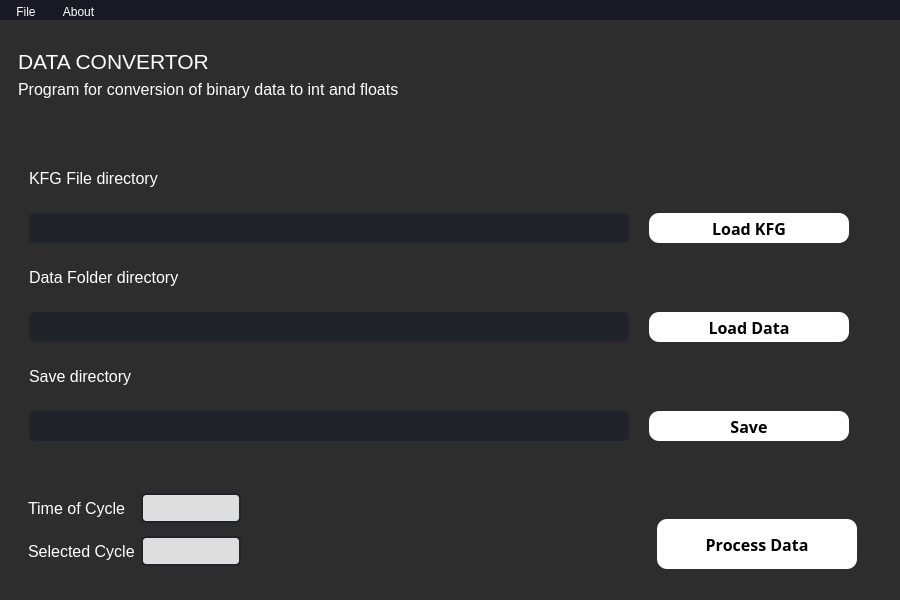
<?xml version="1.0" encoding="UTF-8"?>
<ui version="4.0">
 <class>MainWindow</class>
 <widget class="QMainWindow" name="MainWindow">
  <property name="geometry">
   <rect>
    <x>0</x>
    <y>0</y>
    <width>900</width>
    <height>600</height>
   </rect>
  </property>
  <property name="sizePolicy">
   <sizepolicy hsizetype="Preferred" vsizetype="Preferred">
    <horstretch>0</horstretch>
    <verstretch>0</verstretch>
   </sizepolicy>
  </property>
  <property name="minimumSize">
   <size>
    <width>900</width>
    <height>600</height>
   </size>
  </property>
  <property name="maximumSize">
   <size>
    <width>900</width>
    <height>600</height>
   </size>
  </property>
  <property name="windowTitle">
   <string>MainWindow</string>
  </property>
  <widget class="QWidget" name="centralwidget">
   <layout class="QGridLayout" name="gridLayout">
    <property name="leftMargin">
     <number>0</number>
    </property>
    <property name="topMargin">
     <number>0</number>
    </property>
    <property name="rightMargin">
     <number>0</number>
    </property>
    <property name="bottomMargin">
     <number>0</number>
    </property>
    <property name="spacing">
     <number>0</number>
    </property>
    <item row="0" column="0">
     <widget class="QFrame" name="frame">
      <property name="minimumSize">
       <size>
        <width>0</width>
        <height>350</height>
       </size>
      </property>
      <property name="styleSheet">
       <string notr="true">background-color: rgb(45, 45,45);</string>
      </property>
      <property name="frameShape">
       <enum>QFrame::NoFrame</enum>
      </property>
      <property name="frameShadow">
       <enum>QFrame::Raised</enum>
      </property>
      <layout class="QVBoxLayout" name="verticalLayout">
       <item alignment="Qt::AlignTop">
        <widget class="QFrame" name="frame_2">
         <property name="frameShape">
          <enum>QFrame::NoFrame</enum>
         </property>
         <property name="frameShadow">
          <enum>QFrame::Raised</enum>
         </property>
         <layout class="QVBoxLayout" name="verticalLayout_2">
          <property name="leftMargin">
           <number>9</number>
          </property>
          <property name="topMargin">
           <number>20</number>
          </property>
          <property name="bottomMargin">
           <number>20</number>
          </property>
          <item>
           <widget class="QLabel" name="label_11">
            <property name="maximumSize">
             <size>
              <width>16777215</width>
              <height>30</height>
             </size>
            </property>
            <property name="font">
             <font>
              <pointsize>16</pointsize>
             </font>
            </property>
            <property name="styleSheet">
             <string notr="true">color: rgb(255, 255, 255);</string>
            </property>
            <property name="text">
             <string>DATA CONVERTOR</string>
            </property>
            <property name="alignment">
             <set>Qt::AlignLeading|Qt::AlignLeft|Qt::AlignTop</set>
            </property>
           </widget>
          </item>
          <item>
           <widget class="QLabel" name="label_10">
            <property name="maximumSize">
             <size>
              <width>16777215</width>
              <height>30</height>
             </size>
            </property>
            <property name="font">
             <font>
              <pointsize>12</pointsize>
             </font>
            </property>
            <property name="styleSheet">
             <string notr="true">color: rgb(255, 255, 255);</string>
            </property>
            <property name="text">
             <string>Program for conversion of binary data to int and floats</string>
            </property>
            <property name="alignment">
             <set>Qt::AlignLeading|Qt::AlignLeft|Qt::AlignTop</set>
            </property>
           </widget>
          </item>
         </layout>
        </widget>
       </item>
       <item>
        <widget class="QFrame" name="frame_3">
         <property name="minimumSize">
          <size>
           <width>0</width>
           <height>0</height>
          </size>
         </property>
         <property name="maximumSize">
          <size>
           <width>16777215</width>
           <height>400</height>
          </size>
         </property>
         <property name="frameShape">
          <enum>QFrame::NoFrame</enum>
         </property>
         <property name="frameShadow">
          <enum>QFrame::Raised</enum>
         </property>
         <layout class="QFormLayout" name="formLayout">
          <property name="horizontalSpacing">
           <number>20</number>
          </property>
          <property name="verticalSpacing">
           <number>25</number>
          </property>
          <property name="leftMargin">
           <number>20</number>
          </property>
          <property name="topMargin">
           <number>10</number>
          </property>
          <property name="rightMargin">
           <number>0</number>
          </property>
          <property name="bottomMargin">
           <number>20</number>
          </property>
          <item row="0" column="0">
           <widget class="QLabel" name="label_12">
            <property name="font">
             <font>
              <pointsize>12</pointsize>
             </font>
            </property>
            <property name="styleSheet">
             <string notr="true">color: rgb(255, 255, 255);</string>
            </property>
            <property name="text">
             <string>KFG File directory</string>
            </property>
            <property name="alignment">
             <set>Qt::AlignLeading|Qt::AlignLeft|Qt::AlignVCenter</set>
            </property>
           </widget>
          </item>
          <item row="0" column="1">
           <widget class="QLabel" name="label_3">
            <property name="text">
             <string/>
            </property>
           </widget>
          </item>
          <item row="1" column="0">
           <widget class="QLineEdit" name="LoadEditKFG">
            <property name="minimumSize">
             <size>
              <width>600</width>
              <height>30</height>
             </size>
            </property>
            <property name="styleSheet">
             <string notr="true">QLineEdit {
	background-color: rgb(32, 36, 42);
	border-radius: 5px;
	color: rgb(255, 170, 0);
	border: 2px solid rgb(33, 37, 43);
	padding-left: 10px;
	selection-color: rgb(255, 255, 255);
	selection-background-color: rgb(255, 121, 198);
}
QLineEdit:hover {
	border: 2px solid rgb(64, 71, 88);
}
QLineEdit:focus {
	border: 2px solid rgb(91, 101, 124);
}
</string>
            </property>
           </widget>
          </item>
          <item row="1" column="1">
           <widget class="QPushButton" name="btn_load_KFG">
            <property name="minimumSize">
             <size>
              <width>100</width>
              <height>30</height>
             </size>
            </property>
            <property name="maximumSize">
             <size>
              <width>200</width>
              <height>30</height>
             </size>
            </property>
            <property name="sizeIncrement">
             <size>
              <width>0</width>
              <height>0</height>
             </size>
            </property>
            <property name="baseSize">
             <size>
              <width>0</width>
              <height>0</height>
             </size>
            </property>
            <property name="font">
             <font>
              <family>Arial Black</family>
              <pointsize>12</pointsize>
              <weight>75</weight>
              <italic>false</italic>
              <bold>true</bold>
              <underline>false</underline>
              <strikeout>false</strikeout>
              <kerning>false</kerning>
             </font>
            </property>
            <property name="styleSheet">
             <string notr="true">QPushButton {
	
	background-color: rgb(255, 255, 255);
	color: rgb(0, 0, 0);
	border-radius: 10px;
	border:10px rgb(177, 177, 177)
}

QPushButton:hover {
	
	background-color: rgb(85, 170, 255);
	
	border-radius: 10px;
}



QPushButton:pressed {
	
	;
	background-color: rgb(175, 217, 255);
	
	border-radius: 10px;
}</string>
            </property>
            <property name="text">
             <string>Load KFG</string>
            </property>
            <property name="flat">
             <bool>false</bool>
            </property>
           </widget>
          </item>
          <item row="2" column="0">
           <widget class="QLabel" name="label_14">
            <property name="font">
             <font>
              <pointsize>12</pointsize>
             </font>
            </property>
            <property name="styleSheet">
             <string notr="true">color: rgb(255, 255, 255);</string>
            </property>
            <property name="text">
             <string>Data Folder directory</string>
            </property>
            <property name="alignment">
             <set>Qt::AlignLeading|Qt::AlignLeft|Qt::AlignVCenter</set>
            </property>
           </widget>
          </item>
          <item row="2" column="1">
           <widget class="QLabel" name="label_2">
            <property name="text">
             <string/>
            </property>
           </widget>
          </item>
          <item row="3" column="0">
           <widget class="QLineEdit" name="LoadData">
            <property name="minimumSize">
             <size>
              <width>600</width>
              <height>30</height>
             </size>
            </property>
            <property name="styleSheet">
             <string notr="true">QLineEdit {
	background-color: rgb(32, 36, 42);
	border-radius: 5px;
	color: rgb(255, 170, 0);
	border: 2px solid rgb(33, 37, 43);
	padding-left: 10px;
	selection-color: rgb(255, 255, 255);
	selection-background-color: rgb(255, 121, 198);
}
QLineEdit:hover {
	border: 2px solid rgb(64, 71, 88);
}
QLineEdit:focus {
	border: 2px solid rgb(91, 101, 124);
}
</string>
            </property>
           </widget>
          </item>
          <item row="3" column="1">
           <widget class="QPushButton" name="btn_Load_data">
            <property name="minimumSize">
             <size>
              <width>100</width>
              <height>30</height>
             </size>
            </property>
            <property name="maximumSize">
             <size>
              <width>200</width>
              <height>30</height>
             </size>
            </property>
            <property name="sizeIncrement">
             <size>
              <width>0</width>
              <height>0</height>
             </size>
            </property>
            <property name="baseSize">
             <size>
              <width>0</width>
              <height>0</height>
             </size>
            </property>
            <property name="font">
             <font>
              <family>Arial Black</family>
              <pointsize>12</pointsize>
              <weight>75</weight>
              <italic>false</italic>
              <bold>true</bold>
              <underline>false</underline>
              <strikeout>false</strikeout>
              <kerning>false</kerning>
             </font>
            </property>
            <property name="styleSheet">
             <string notr="true">QPushButton {
	
	background-color: rgb(255, 255, 255);
	color: rgb(0, 0, 0);
	border-radius: 10px;
	border:10px rgb(177, 177, 177)
}

QPushButton:hover {
	
	background-color: rgb(85, 170, 255);
	
	border-radius: 10px;
}



QPushButton:pressed {
	
	;
	background-color: rgb(175, 217, 255);
	
	border-radius: 10px;
}</string>
            </property>
            <property name="text">
             <string>Load Data</string>
            </property>
            <property name="flat">
             <bool>false</bool>
            </property>
           </widget>
          </item>
          <item row="4" column="0">
           <widget class="QLabel" name="label_13">
            <property name="font">
             <font>
              <pointsize>12</pointsize>
             </font>
            </property>
            <property name="styleSheet">
             <string notr="true">color: rgb(255, 255, 255);</string>
            </property>
            <property name="text">
             <string>Save directory</string>
            </property>
            <property name="alignment">
             <set>Qt::AlignLeading|Qt::AlignLeft|Qt::AlignVCenter</set>
            </property>
           </widget>
          </item>
          <item row="4" column="1">
           <widget class="QLabel" name="label">
            <property name="text">
             <string/>
            </property>
           </widget>
          </item>
          <item row="5" column="0">
           <widget class="QLineEdit" name="SaveData">
            <property name="minimumSize">
             <size>
              <width>600</width>
              <height>30</height>
             </size>
            </property>
            <property name="styleSheet">
             <string notr="true">QLineEdit {
	background-color: rgb(32, 36, 42);
	border-radius: 5px;
	color: rgb(255, 170, 0);
	border: 2px solid rgb(33, 37, 43);
	padding-left: 10px;
	selection-color: rgb(255, 255, 255);
	selection-background-color: rgb(255, 121, 198);
}
QLineEdit:hover {
	border: 2px solid rgb(64, 71, 88);
}
QLineEdit:focus {
	border: 2px solid rgb(91, 101, 124);
}
</string>
            </property>
           </widget>
          </item>
          <item row="5" column="1">
           <widget class="QPushButton" name="btn_Save">
            <property name="minimumSize">
             <size>
              <width>100</width>
              <height>30</height>
             </size>
            </property>
            <property name="maximumSize">
             <size>
              <width>200</width>
              <height>30</height>
             </size>
            </property>
            <property name="sizeIncrement">
             <size>
              <width>0</width>
              <height>0</height>
             </size>
            </property>
            <property name="baseSize">
             <size>
              <width>0</width>
              <height>0</height>
             </size>
            </property>
            <property name="font">
             <font>
              <family>Arial Black</family>
              <pointsize>12</pointsize>
              <weight>75</weight>
              <italic>false</italic>
              <bold>true</bold>
              <underline>false</underline>
              <strikeout>false</strikeout>
              <kerning>false</kerning>
             </font>
            </property>
            <property name="styleSheet">
             <string notr="true">QPushButton {
	
	background-color: rgb(255, 255, 255);
	color: rgb(0, 0, 0);
	border-radius: 10px;
	border:10px rgb(177, 177, 177)
}

QPushButton:hover {
	
	background-color: rgb(85, 170, 255);
	
	border-radius: 10px;
}



QPushButton:pressed {
	
	;
	background-color: rgb(175, 217, 255);
	
	border-radius: 10px;
}</string>
            </property>
            <property name="text">
             <string>Save</string>
            </property>
            <property name="flat">
             <bool>false</bool>
            </property>
           </widget>
          </item>
         </layout>
        </widget>
       </item>
       <item alignment="Qt::AlignLeft">
        <widget class="QFrame" name="frame_4">
         <property name="maximumSize">
          <size>
           <width>16777215</width>
           <height>16777215</height>
          </size>
         </property>
         <property name="frameShape">
          <enum>QFrame::NoFrame</enum>
         </property>
         <property name="frameShadow">
          <enum>QFrame::Raised</enum>
         </property>
         <layout class="QHBoxLayout" name="horizontalLayout">
          <item>
           <widget class="QFrame" name="frame_5">
            <property name="maximumSize">
             <size>
              <width>300</width>
              <height>16777215</height>
             </size>
            </property>
            <property name="frameShape">
             <enum>QFrame::NoFrame</enum>
            </property>
            <property name="frameShadow">
             <enum>QFrame::Raised</enum>
            </property>
            <layout class="QGridLayout" name="gridLayout_2">
             <property name="leftMargin">
              <number>10</number>
             </property>
             <property name="topMargin">
              <number>10</number>
             </property>
             <property name="rightMargin">
              <number>0</number>
             </property>
             <item row="0" column="0">
              <widget class="QLabel" name="label_15">
               <property name="font">
                <font>
                 <pointsize>12</pointsize>
                </font>
               </property>
               <property name="styleSheet">
                <string notr="true">color: rgb(255, 255, 255);</string>
               </property>
               <property name="text">
                <string>Time of Cycle</string>
               </property>
               <property name="alignment">
                <set>Qt::AlignLeading|Qt::AlignLeft|Qt::AlignVCenter</set>
               </property>
              </widget>
             </item>
             <item row="0" column="1">
              <widget class="QLineEdit" name="CycleTime">
               <property name="minimumSize">
                <size>
                 <width>100</width>
                 <height>30</height>
                </size>
               </property>
               <property name="maximumSize">
                <size>
                 <width>100</width>
                 <height>16777215</height>
                </size>
               </property>
               <property name="styleSheet">
                <string notr="true">QLineEdit {
	background-color: rgb(222, 222, 222);
	border-radius: 5px;
	color: rgb(0, 0, 0);
	border: 2px solid rgb(33, 37, 43);
	padding-left: 10px;
	selection-color: rgb(255, 255, 255);
	selection-background-color: rgb(255, 121, 198);
}
QLineEdit:hover {
	border: 2px solid rgb(64, 71, 88);
}
QLineEdit:focus {
	border: 2px solid rgb(91, 101, 124);
}
</string>
               </property>
               <property name="text">
                <string/>
               </property>
              </widget>
             </item>
             <item row="1" column="0">
              <widget class="QLabel" name="label_16">
               <property name="font">
                <font>
                 <pointsize>12</pointsize>
                </font>
               </property>
               <property name="styleSheet">
                <string notr="true">color: rgb(255, 255, 255);</string>
               </property>
               <property name="text">
                <string>Selected Cycle</string>
               </property>
               <property name="alignment">
                <set>Qt::AlignLeading|Qt::AlignLeft|Qt::AlignVCenter</set>
               </property>
              </widget>
             </item>
             <item row="1" column="1">
              <widget class="QLineEdit" name="Sel_Cycle">
               <property name="minimumSize">
                <size>
                 <width>100</width>
                 <height>30</height>
                </size>
               </property>
               <property name="maximumSize">
                <size>
                 <width>100</width>
                 <height>16777215</height>
                </size>
               </property>
               <property name="styleSheet">
                <string notr="true">QLineEdit {
	background-color: rgb(222, 222, 222);
	border-radius: 5px;
	color: rgb(0, 0, 0);
	border: 2px solid rgb(33, 37, 43);
	padding-left: 10px;
	selection-color: rgb(255, 255, 255);
	selection-background-color: rgb(255, 121, 198);
}
QLineEdit:hover {
	border: 2px solid rgb(64, 71, 88);
}
QLineEdit:focus {
	border: 2px solid rgb(91, 101, 124);
}
</string>
               </property>
              </widget>
             </item>
            </layout>
           </widget>
          </item>
          <item>
           <widget class="QFrame" name="frame_6">
            <property name="minimumSize">
             <size>
              <width>200</width>
              <height>0</height>
             </size>
            </property>
            <property name="maximumSize">
             <size>
              <width>1677215</width>
              <height>16777215</height>
             </size>
            </property>
            <property name="frameShape">
             <enum>QFrame::NoFrame</enum>
            </property>
            <property name="frameShadow">
             <enum>QFrame::Raised</enum>
            </property>
            <layout class="QVBoxLayout" name="verticalLayout_3">
             <property name="spacing">
              <number>0</number>
             </property>
             <property name="leftMargin">
              <number>410</number>
             </property>
             <property name="topMargin">
              <number>30</number>
             </property>
             <property name="rightMargin">
              <number>0</number>
             </property>
             <property name="bottomMargin">
              <number>0</number>
             </property>
             <item>
              <widget class="QPushButton" name="Process_data_btn">
               <property name="minimumSize">
                <size>
                 <width>200</width>
                 <height>50</height>
                </size>
               </property>
               <property name="sizeIncrement">
                <size>
                 <width>0</width>
                 <height>0</height>
                </size>
               </property>
               <property name="baseSize">
                <size>
                 <width>0</width>
                 <height>0</height>
                </size>
               </property>
               <property name="font">
                <font>
                 <family>Arial Black</family>
                 <pointsize>12</pointsize>
                 <weight>75</weight>
                 <italic>false</italic>
                 <bold>true</bold>
                 <underline>false</underline>
                 <strikeout>false</strikeout>
                 <kerning>false</kerning>
                </font>
               </property>
               <property name="styleSheet">
                <string notr="true">  QPushButton:enabled {
               
	background-color: rgb(255, 255, 255);
	color: rgb(0, 0, 0);
	border-radius: 10px;
	border:10px rgb(177, 177, 177)
}
   
 QPushButton:disabled {
	background-color: #ccc; /* Gray for disabled */
	color: black;
}

QPushButton {
	
	background-color: rgb(255, 255, 255);
	color: rgb(0, 0, 0);
	border-radius: 10px;
	border:10px rgb(177, 177, 177)
}

QPushButton:hover {
	
	background-color: rgb(85, 170, 255);
	
	border-radius: 10px;
}



QPushButton:pressed {
	
	;
	background-color: rgb(175, 217, 255);
	
	border-radius: 10px;
}</string>
               </property>
               <property name="text">
                <string>Process Data</string>
               </property>
               <property name="flat">
                <bool>false</bool>
               </property>
              </widget>
             </item>
            </layout>
           </widget>
          </item>
         </layout>
        </widget>
       </item>
      </layout>
     </widget>
    </item>
   </layout>
  </widget>
  <widget class="QMenuBar" name="menubar">
   <property name="geometry">
    <rect>
     <x>0</x>
     <y>0</y>
     <width>900</width>
     <height>22</height>
    </rect>
   </property>
   <property name="styleSheet">
    <string notr="true">QMenuBar {
background-color: rgb(25, 25, 35);
}

QMenuBar::item {
color : white;
margin-top:4px;
spacing: 3px;
padding: 1px 10px;
background: transparent;
border-radius: 4px;
}

QMenuBar::item:selected { /* when selected using mouse or keyboard */
background-color: rgb(85, 170, 255);
}

QMenuBar::item:pressed {
background-color: rgb(85, 170, 255);
}</string>
   </property>
   <property name="defaultUp">
    <bool>false</bool>
   </property>
   <widget class="QMenu" name="menuFile">
    <property name="styleSheet">
     <string notr="true">QMenu {
background-color: rgb(25, 25, 35);
}

QMenu::item {
color : white;
margin-top:4px;
spacing: 3px;
padding: 2px 20px;
background: transparent;
border-radius: 1px;
}

QMenu::item:selected { /* when selected using mouse or keyboard */
background-color: rgb(85, 170, 255);
}

QMenu::item:pressed {
background-color: rgb(85, 170, 255);
}</string>
    </property>
    <property name="title">
     <string>File</string>
    </property>
    <addaction name="actionLoadKFG"/>
    <addaction name="actionLoad"/>
    <addaction name="actionSave"/>
   </widget>
   <widget class="QMenu" name="menuAbout">
    <property name="styleSheet">
     <string notr="true">QMenu {
background-color: rgb(25, 25, 35);
}

QMenu::item {
color : white;
margin-top:4px;
spacing: 3px;
padding: 2px 20px;
background: transparent;
border-radius: 1px;
}

QMenu::item:selected { /* when selected using mouse or keyboard */
background-color: rgb(85, 170, 255);
}

QMenu::item:pressed {
background-color: rgb(85, 170, 255);
}</string>
    </property>
    <property name="title">
     <string>About</string>
    </property>
    <addaction name="actionAboutQt"/>
   </widget>
   <addaction name="menuFile"/>
   <addaction name="menuAbout"/>
  </widget>
  <action name="actionLoadKFG">
   <property name="text">
    <string>Load KFG</string>
   </property>
  </action>
  <action name="actionSave">
   <property name="text">
    <string>Save</string>
   </property>
  </action>
  <action name="actionAboutQt">
   <property name="text">
    <string>AboutQt</string>
   </property>
  </action>
  <action name="actionLoad">
   <property name="text">
    <string>Load</string>
   </property>
  </action>
 </widget>
 <resources/>
 <connections/>
</ui>
